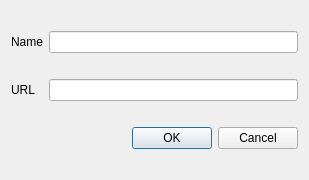
<?xml version="1.0" encoding="UTF-8"?>
<ui version="4.0">
 <class>FavoriteEdit</class>
 <widget class="QDialog" name="FavoriteEdit">
  <property name="geometry">
   <rect>
    <x>0</x>
    <y>0</y>
    <width>309</width>
    <height>180</height>
   </rect>
  </property>
  <property name="sizePolicy">
   <sizepolicy hsizetype="Fixed" vsizetype="Fixed">
    <horstretch>0</horstretch>
    <verstretch>0</verstretch>
   </sizepolicy>
  </property>
  <property name="contextMenuPolicy">
   <enum>Qt::NoContextMenu</enum>
  </property>
  <property name="windowTitle">
   <string>Dialog</string>
  </property>
  <layout class="QGridLayout" name="gridLayout">
   <item row="0" column="0">
    <widget class="QLabel" name="label">
     <property name="text">
      <string>Name</string>
     </property>
    </widget>
   </item>
   <item row="3" column="0">
    <widget class="QLabel" name="label_2">
     <property name="text">
      <string>URL</string>
     </property>
    </widget>
   </item>
   <item row="0" column="1">
    <widget class="QLineEdit" name="nameEdit"/>
   </item>
   <item row="3" column="1">
    <widget class="QLineEdit" name="urlEdit"/>
   </item>
   <item row="4" column="1">
    <widget class="QDialogButtonBox" name="buttonBox">
     <property name="orientation">
      <enum>Qt::Horizontal</enum>
     </property>
     <property name="standardButtons">
      <set>QDialogButtonBox::Cancel|QDialogButtonBox::Ok</set>
     </property>
    </widget>
   </item>
  </layout>
 </widget>
 <resources/>
 <connections>
  <connection>
   <sender>buttonBox</sender>
   <signal>accepted()</signal>
   <receiver>FavoriteEdit</receiver>
   <slot>accept()</slot>
   <hints>
    <hint type="sourcelabel">
     <x>248</x>
     <y>254</y>
    </hint>
    <hint type="destinationlabel">
     <x>157</x>
     <y>274</y>
    </hint>
   </hints>
  </connection>
  <connection>
   <sender>buttonBox</sender>
   <signal>rejected()</signal>
   <receiver>FavoriteEdit</receiver>
   <slot>reject()</slot>
   <hints>
    <hint type="sourcelabel">
     <x>316</x>
     <y>260</y>
    </hint>
    <hint type="destinationlabel">
     <x>286</x>
     <y>274</y>
    </hint>
   </hints>
  </connection>
 </connections>
</ui>
